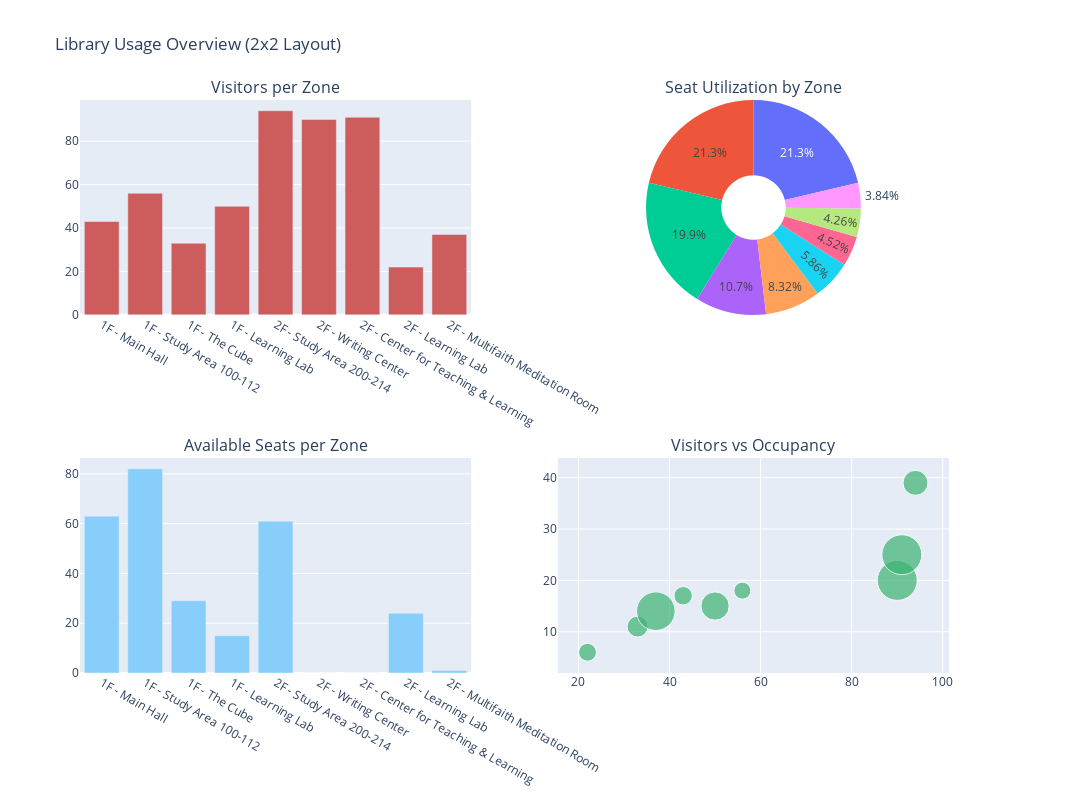

Notebook code for this chart:
### Code cell
# 📊 UOP Library Dashboard (Based on Floor Maps - 2x2 Layout)

import pandas as pd
import plotly.graph_objects as go
from plotly.subplots import make_subplots
import ipywidgets as widgets
from IPython.display import display, Markdown, HTML
import random
from datetime import datetime

# Define library zones by floor and function
areas = [
    '1F - Main Hall',
    '1F - Study Area 100-112',
    '1F - The Cube',
    '1F - Learning Lab',
    '2F - Study Area 200-214',
    '2F - Writing Center',
    '2F - Center for Teaching & Learning',
    '2F - Learning Lab',
    '2F - Multifaith Meditation Room'
]

today = datetime.now().strftime('%Y-%m-%d')

# Simulate data
data = {
    'Date': [today] * len(areas),
    'Zone': areas,
    'Visitors': [random.randint(20, 120) for _ in areas],
    'Total Seats': [80, 100, 40, 30, 100, 20, 25, 30, 15]
}

df = pd.DataFrame(data)
df['Available Seats'] = df['Total Seats'] - df['Visitors'].apply(lambda x: int(x * random.uniform(0.3, 0.7)))
df['Available Seats'] = df['Available Seats'].apply(lambda x: max(x, 0))  # Prevent negative values

df['Utilization (%)'] = ((df['Total Seats'] - df['Available Seats']) / df['Total Seats'] * 100).round(1)
df['Occupancy'] = df['Total Seats'] - df['Available Seats']

# Prevent zero division in scatter sizeref
max_util = max(df['Utilization (%)']) if max(df['Utilization (%)']) > 0 else 1

# Total visitor count
total_visits = df['Visitors'].sum()

# Display title and summary info
display(Markdown(f"# \U0001F4CA UOP Library Dashboard\n### \U0001F4C5 Date: {today}\n### \U0001F465 Total Visitors Today: {total_visits}"))

# Dashboard intro text
display(Markdown("""
### 📈 Dashboard Charts Explained:
- **Chart 1:** Visitors per Zone – shows how busy each area is.
- **Chart 2:** Seat Utilization – proportion of seats in use in each zone.
- **Chart 3:** Available Seats – how many seats are still open for new visitors (corrected for no negatives).
- **Chart 4:** Visitors vs Occupancy – visualizes visitor load vs seating, with bubble size showing seat usage rate.
"""))

# Create 2x2 subplot layout with pie support
fig = make_subplots(
    rows=2, cols=2,
    specs=[[{"type": "xy"}, {"type": "domain"}],
           [{"type": "xy"}, {"type": "xy"}]],
    subplot_titles=("Visitors per Zone", "Seat Utilization by Zone",
                    "Available Seats per Zone", "Visitors vs Occupancy")
)

# Chart 1 - Bar: Visitors
fig.add_trace(go.Bar(x=df['Zone'], y=df['Visitors'], name='Visitors', marker_color='indianred'), row=1, col=1)

# Chart 2 - Pie: Utilization
fig.add_trace(go.Pie(labels=df['Zone'], values=df['Utilization (%)'], name='Utilization', hole=0.3), row=1, col=2)

# Chart 3 - Bar: Available Seats
fig.add_trace(go.Bar(x=df['Zone'], y=df['Available Seats'], name='Available Seats', marker_color='lightskyblue'), row=2, col=1)

# Chart 4 - Scatter: Visitors vs Occupancy
fig.add_trace(go.Scatter(
    x=df['Visitors'],
    y=df['Occupancy'],
    mode='markers',
    marker=dict(size=df['Utilization (%)'], color='mediumseagreen', sizemode='area', sizeref=2.*max_util/(40.**2), sizemin=4),
    text=df['Zone'],
    name='Visitors vs Occupancy'), row=2, col=2)

fig.update_layout(height=800, width=1100, showlegend=False, title_text="Library Usage Overview (2x2 Layout)")
fig.show()

# Dropdown for zone detail view
dropdown = widgets.Dropdown(options=areas, description="Select Zone")

def show_area_detail(selected_area):
    area_data = df[df['Zone'] == selected_area].iloc[0]
    display(Markdown(f"""
### \U0001F4CD Zone: {selected_area}
- \U0001F465 Current Visitors: **{area_data['Visitors']}**
- \U0001F9F4 Total Seats: **{area_data['Total Seats']}**
- ✅ Available Seats: **{area_data['Available Seats']}**
- \U0001F501 Utilization Rate: **{area_data['Utilization (%)']}%**
"""))

widgets.interact(show_area_detail, selected_area=dropdown)

### Figure 1 — Plotly figure (JSON) as saved in the notebook; plotly's stock layout.template omitted (floating-point values rounded to 4 significant figures)
{"data": [{"marker": {"color": "indianred"}, "name": "Visitors", "type": "bar", "x": ["1F - Main Hall", "1F - Study Area 100-112", "1F - The Cube", "1F - Learning Lab", "2F - Study Area 200-214", "2F - Writing Center", "2F - Center for Teaching & Learning", "2F - Learning Lab", "2F - Multifaith Meditation Room"], "xaxis": "x", "y": [43, 56, 33, 50, 94, 90, 91, 22, 37], "yaxis": "y"}, {"domain": {"x": [0.55, 1], "y": [0.625, 1]}, "hole": 0.3, "labels": ["1F - Main Hall", "1F - Study Area 100-112", "1F - The Cube", "1F - Learning Lab", "2F - Study Area 200-214", "2F - Writing Center", "2F - Center for Teaching & Learning", "2F - Learning Lab", "2F - Multifaith Meditation Room"], "name": "Utilization", "type": "pie", "values": [21.2, 18, 27.5, 50, 39, 100, 100, 20, 93.3]}, {"marker": {"color": "lightskyblue"}, "name": "Available Seats", "type": "bar", "x": ["1F - Main Hall", "1F - Study Area 100-112", "1F - The Cube", "1F - Learning Lab", "2F - Study Area 200-214", "2F - Writing Center", "2F - Center for Teaching & Learning", "2F - Learning Lab", "2F - Multifaith Meditation Room"], "xaxis": "x2", "y": [63, 82, 29, 15, 61, 0, 0, 24, 1], "yaxis": "y2"}, {"marker": {"color": "mediumseagreen", "size": [21.2, 18, 27.5, 50, 39, 100, 100, 20, 93.3], "sizemin": 4, "sizemode": "area", "sizeref": 0.125}, "mode": "markers", "name": "Visitors vs Occupancy", "text": ["1F - Main Hall", "1F - Study Area 100-112", "1F - The Cube", "1F - Learning Lab", "2F - Study Area 200-214", "2F - Writing Center", "2F - Center for Teaching & Learning", "2F - Learning Lab", "2F - Multifaith Meditation Room"], "type": "scatter", "x": [43, 56, 33, 50, 94, 90, 91, 22, 37], "xaxis": "x3", "y": [17, 18, 11, 15, 39, 20, 25, 6, 14], "yaxis": "y3"}], "layout": {"annotations": [{"font": {"size": 16}, "showarrow": false, "text": "Visitors per Zone", "x": 0.225, "xanchor": "center", "xref": "paper", "y": 1, "yanchor": "bottom", "yref": "paper"}, {"font": {"size": 16}, "showarrow": false, "text": "Seat Utilization by Zone", "x": 0.775, "xanchor": "center", "xref": "paper", "y": 1, "yanchor": "bottom", "yref": "paper"}, {"font": {"size": 16}, "showarrow": false, "text": "Available Seats per Zone", "x": 0.225, "xanchor": "center", "xref": "paper", "y": 0.375, "yanchor": "bottom", "yref": "paper"}, {"font": {"size": 16}, "showarrow": false, "text": "Visitors vs Occupancy", "x": 0.775, "xanchor": "center", "xref": "paper", "y": 0.375, "yanchor": "bottom", "yref": "paper"}], "height": 800, "showlegend": false, "title": {"text": "Library Usage Overview (2x2 Layout)"}, "width": 1100, "xaxis": {"anchor": "y", "autorange": true, "domain": [0, 0.45], "range": [-0.5, 8.5], "type": "category"}, "xaxis2": {"anchor": "y2", "autorange": true, "domain": [0, 0.45], "range": [-0.5, 8.5], "type": "category"}, "xaxis3": {"anchor": "y3", "autorange": true, "domain": [0.55, 1], "range": [15.49, 101.4], "type": "linear"}, "yaxis": {"anchor": "x", "autorange": true, "domain": [0.625, 1], "range": [0, 98.95], "type": "linear"}, "yaxis2": {"anchor": "x2", "autorange": true, "domain": [0, 0.375], "range": [0, 86.32], "type": "linear"}, "yaxis3": {"anchor": "x3", "autorange": true, "domain": [0, 0.375], "range": [1.928, 43.85], "type": "linear"}}}
